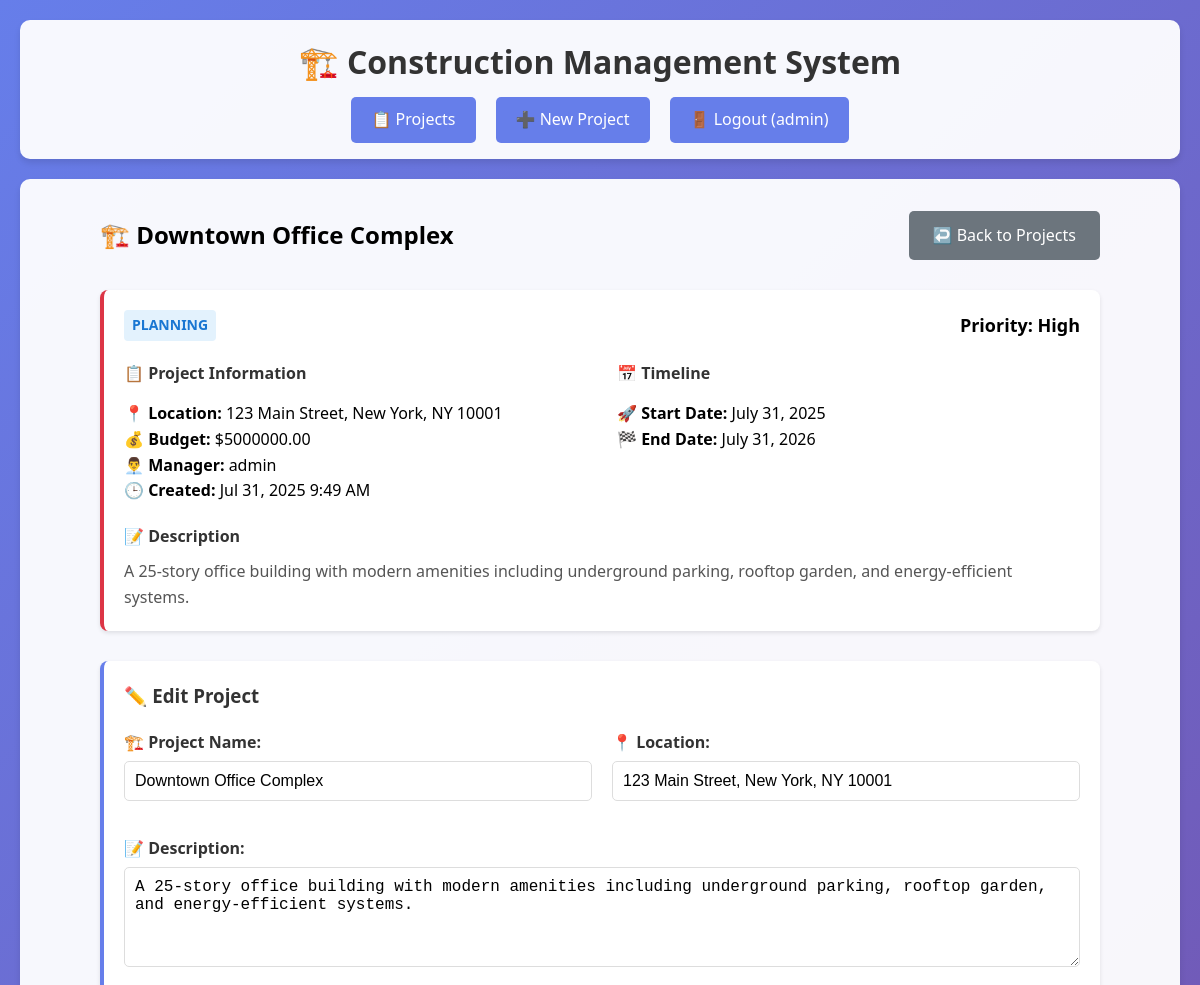
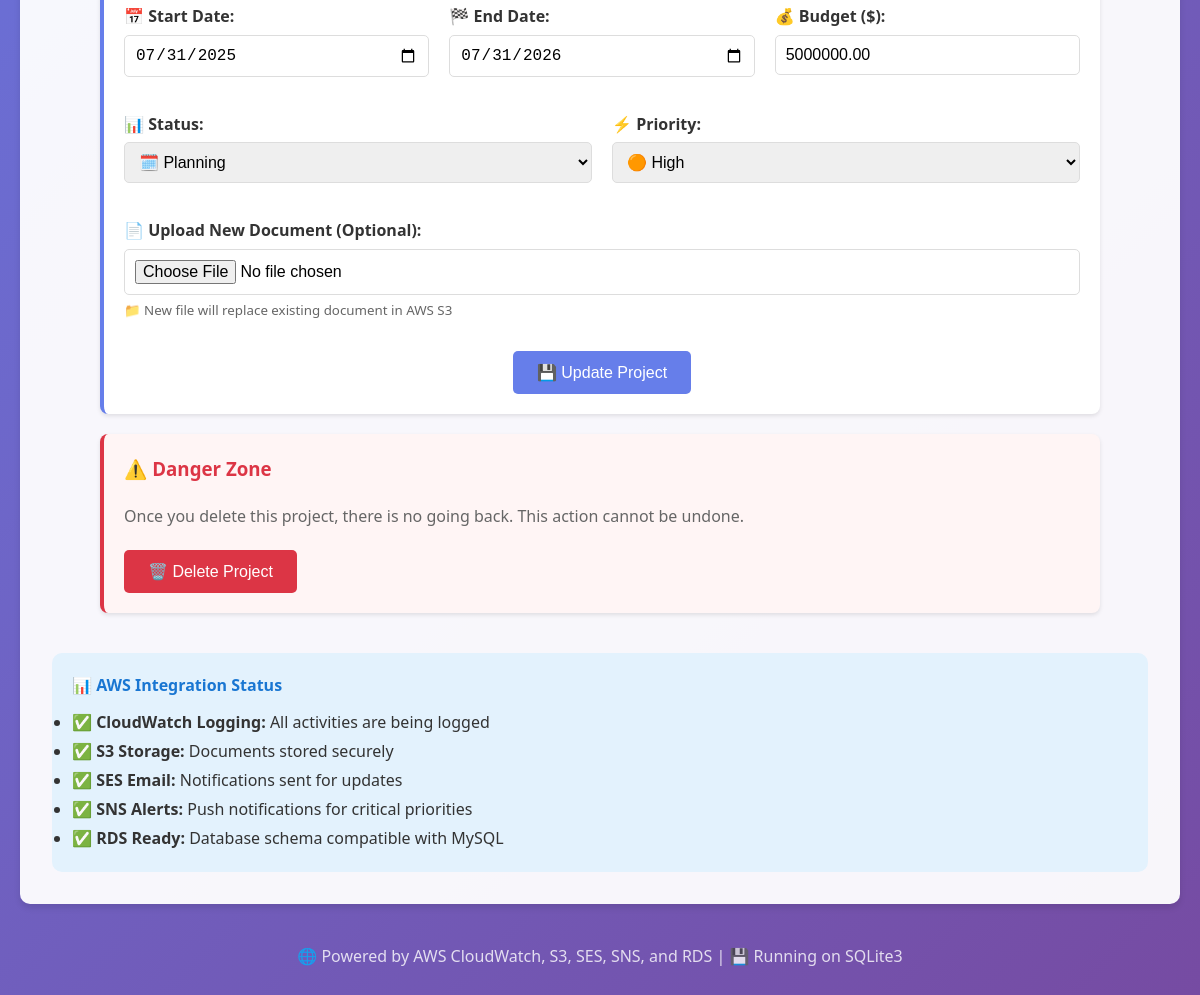
The page /project/1/ (signed in) on the database its author committed (2 pictures, top to bottom).
### construction/models.py (models this page shows, shortened)
class Project(models.Model):
    PRIORITY_CHOICES = [
        ('Low', 'Low'),
        ('Medium', 'Medium'),
        ('High', 'High'),
        ('Critical', 'Critical'),
    ]
    STATUS_CHOICES = [
        ('Planning', 'Planning'),
        ('In Progress', 'In Progress'),
        ('Completed', 'Completed'),
        ('On Hold', 'On Hold'),
    ]
    name = models.CharField(max_length=200)
    description = models.TextField()
    location = models.CharField(max_length=200)
    start_date = models.DateField()
    end_date = models.DateField()
    budget = models.DecimalField(max_digits=12, decimal_places=2)
    status = models.CharField(max_length=20, choices=STATUS_CHOICES, default='Planning')
    priority = models.CharField(max_length=20, choices=PRIORITY_CHOICES, default='Medium')
    manager = models.ForeignKey(User, on_delete=models.CASCADE)
    document = models.FileField(upload_to='project_documents/', blank=True, null=True)
    created_at = models.DateTimeField(auto_now_add=True)
    updated_at = models.DateTimeField(auto_now=True)
    class Meta:
        ordering = ['-created_at']

### construction/views.py (the view, shortened to what this page needs)
# urls.py: path('project/<int:project_id>/', views.project_detail, name='project_detail'),
@login_required
def project_detail(request, project_id):
    project = get_object_or_404(Project, id=project_id)
    cloudwatch_logger.log_project_activity(
        'VIEW', project.name, request.user.username,
        {'project_id': project.id, 'status': project.status}
    )
    document_url = None
    if project.document:
        document_url = s3_manager.get_file_url(project.document)
    context = {
        'project': project,
        'document_url': document_url
    }
    return render(request, 'construction/project_detail.html', context)

### construction/aws_utils.py (called while the page is built)
    def ensure_log_group_exists(self) -> bool:
        try:
            self.client.describe_log_groups(logGroupNamePrefix=self.log_group_name)
            return True
        except Exception:
            try:
                self.client.create_log_group(logGroupName=self.log_group_name)
                return True
            except Exception as e:
                print(f"Error creating log group: {e}")
                return False

    def ensure_log_stream_exists(self) -> bool:
        try:
            self.client.describe_log_streams(
                logGroupName=self.log_group_name,
                logStreamNamePrefix=self.log_stream_name
            )
            return True
        except Exception:
            try:
                self.client.create_log_stream(
                    logGroupName=self.log_group_name,
                    logStreamName=self.log_stream_name
                )
                return True
            except Exception as e:
                print(f"Error creating log stream: {e}")
                return False

### construction/templates/construction/project_detail.html (shortened to what this page needs)
{% extends 'construction/base.html' %}
{% block content %}
<div style="max-width: 1000px; margin: 0 auto;">
    <div style="display: flex; justify-content: space-between; align-items: center; margin-bottom: 30px;">
        <h2>🏗️ {{ project.name }}</h2>
        <a href="{% url 'project_list' %}" class="btn" style="background: #6c757d;">↩️ Back to Projects</a>
    </div>
    <div class="card priority-{{ project.priority|lower }}" style="margin-bottom: 30px;">
        <div style="display: flex; justify-content: space-between; align-items: center; margin-bottom: 20px;">
            <span class="status-badge status-{{ project.status|lower|cut:' ' }}" style="font-size: 14px;">
                {{ project.status }}
            </span>
            <span style="font-size: 18px; font-weight: bold;">
                Priority: {{ project.priority }}
            </span>
        </div>
        <div style="display: grid; grid-template-columns: 1fr 1fr; gap: 30px; margin-bottom: 20px;">
            <div>
                <h4 style="color: #333; margin-bottom: 15px;">📋 Project Information</h4>
                <p><strong>📍 Location:</strong> {{ project.location }}</p>
                <p><strong>💰 Budget:</strong> ${{ project.budget|floatformat:2 }}</p>
                <p><strong>👨‍💼 Manager:</strong> {{ project.manager.username }}</p>
                <p><strong>🕒 Created:</strong> {{ project.created_at|date:"M d, Y g:i A" }}</p>
            </div>
            <div>
                <h4 style="color: #333; margin-bottom: 15px;">📅 Timeline</h4>
                <p><strong>🚀 Start Date:</strong> {{ project.start_date }}</p>
                <p><strong>🏁 End Date:</strong> {{ project.end_date }}</p>
            </div>
        </div>
        <div>
            <h4 style="color: #333; margin-bottom: 10px;">📝 Description</h4>
            <p style="line-height: 1.6; color: #555;">{{ project.description }}</p>
        </div>
    </div>
    <div class="card">
        <h3 style="margin-bottom: 20px;">✏️ Edit Project</h3>
        <form method="post" enctype="multipart/form-data">
            <div style="display: grid; grid-template-columns: 1fr 1fr; gap: 20px; margin-bottom: 20px;">
                <div class="form-group">
                    <label for="name">🏗️ Project Name:</label>
                    <input type="text" id="name" name="name" value="{{ project.name }}" required>
                </div>
                <div class="form-group">
                    <label for="location">📍 Location:</label>
                    <input type="text" id="location" name="location" value="{{ project.location }}" required>
                </div>
            </div>
            <div class="form-group">
                <label for="description">📝 Description:</label>
                <textarea id="description" name="description" required>{{ project.description }}</textarea>
            </div>
            <div style="display: grid; grid-template-columns: 1fr 1fr 1fr; gap: 20px; margin-bottom: 20px;">
                <div class="form-group">
                    <label for="start_date">📅 Start Date:</label>
                    <input type="date" id="start_date" name="start_date" value="{{ project.start_date|date:'Y-m-d' }}" required>
                </div>
                <div class="form-group">
                    <label for="end_date">🏁 End Date:</label>
                    <input type="date" id="end_date" name="end_date" value="{{ project.end_date|date:'Y-m-d' }}" required>
                </div>
                <div class="form-group">
                    <label for="budget">💰 Budget ($):</label>
                    <input type="number" id="budget" name="budget" step="0.01" min="0" value="{{ project.budget }}" required>
                </div>
            </div>
            <div style="display: grid; grid-template-columns: 1fr 1fr; gap: 20px; margin-bottom: 20px;">
                <div class="form-group">
                    <label for="status">📊 Status:</label>
                    <select id="status" name="status" required>
                        <option value="Planning" {% if project.status == "Planning" %}selected{% endif %}>🗓️ Planning</option>
                    </select>
                </div>
                <div class="form-group">
                    <label for="priority">⚡ Priority:</label>
                    <select id="priority" name="priority" required>
                        <option value="High" {% if project.priority == "High" %}selected{% endif %}>🟠 High</option>
                    </select>
                </div>
            </div>
            <div class="form-group">
                <label for="document">📄 Upload New Document (Optional):</label>
                <input type="file" id="document" name="document" accept=".pdf,.doc,.docx,.txt,.jpg,.jpeg,.png">
                <small style="color: #666; display: block; margin-top: 5px;">
                    📁 New file will replace existing document in AWS S3
                </small>
            </div>
            <div style="display: flex; gap: 15px; justify-content: center; margin-top: 30px;">
                <button type="submit" class="btn">💾 Update Project</button>
            </div>
        </form>
    </div>
    <div class="card" style="border-left-color: #dc3545; background: #fff5f5;">
        <h3 style="color: #dc3545; margin-bottom: 20px;">⚠️ Danger Zone</h3>
        <p style="margin-bottom: 20px; color: #666;">
            Once you delete this project, there is no going back. This action cannot be undone.
        </p>
        <form method="post" onsubmit="return confirm('Are you sure you want to delete this project? This action cannot be undone!')">
            <button type="submit" class="btn btn-danger">🗑️ Delete Project</button>
        </form>
    </div>
</div>
<div style="margin-top: 40px; padding: 20px; background: #e3f2fd; border-radius: 10px;">
    <h4 style="color: #1976d2; margin-bottom: 10px;">📊 AWS Integration Status</h4>
    <ul style="color: #333; line-height: 1.8;">
        <li>✅ <strong>CloudWatch Logging:</strong> All activities are being logged</li>
        <li>✅ <strong>S3 Storage:</strong> Documents stored securely</li>
        <li>✅ <strong>SES Email:</strong> Notifications sent for updates</li>
        <li>✅ <strong>SNS Alerts:</strong> Push notifications for critical priorities</li>
        <li>✅ <strong>RDS Ready:</strong> Database schema compatible with MySQL</li>
    </ul>
</div>
{% endblock %}

### construction/templates/construction/base.html (shortened to what this page needs)
<!DOCTYPE html>
<html lang="en">
<head>
</head>
<body>
    <div class="container">
        <header class="header">
            <h1>🏗️ Construction Management System</h1>
            <nav class="nav">
                {% if user.is_authenticated %}
                    <a href="{% url 'project_list' %}">📋 Projects</a>
                    <a href="{% url 'project_create' %}">➕ New Project</a>
                    <a href="{% url 'user_logout' %}">🚪 Logout ({{ user.username }})</a>
                {% else %}
                    <a href="{% url 'user_login' %}">🔐 Login</a>
                {% endif %}
            </nav>
        </header>
        <main class="content">
            {% block content %}
            {% endblock %}
        </main>
        <footer class="footer">
            <p>🌐 Powered by AWS CloudWatch, S3, SES, SNS, and RDS | 💾 Running on SQLite3</p>
        </footer>
    </div>
</body>
</html>

### construction/templates/construction/base.html (style rules this page uses)
* { margin: 0; padding: 0; box-sizing: border-box; }
body { font-family: 'Segoe UI', Tahoma, Geneva, Verdana, sans-serif; line-height: 1.6; background: linear-gradient(135deg, #667eea 0%, #764ba2 100%); min-height: 100vh; }
.container { max-width: 1200px; margin: 0 auto; padding: 20px; }
.header { background: rgba(255, 255, 255, 0.95); padding: 1rem; border-radius: 10px; margin-bottom: 20px; box-shadow: 0 4px 6px rgba(0, 0, 0, 0.1); }
.header h1 { color: #333; text-align: center; margin-bottom: 10px; }
.nav { display: flex; justify-content: center; gap: 20px; flex-wrap: wrap; }
.nav a { background: #667eea; color: white; padding: 10px 20px; text-decoration: none; border-radius: 5px; transition: background 0.3s; }
.content { background: rgba(255, 255, 255, 0.95); padding: 2rem; border-radius: 10px; box-shadow: 0 4px 6px rgba(0, 0, 0, 0.1); margin-bottom: 20px; }
.form-group { margin-bottom: 15px; }
.form-group label { display: block; margin-bottom: 5px; font-weight: bold; color: #333; }
.form-group input, .form-group select, .form-group textarea { width: 100%; padding: 10px; border: 1px solid #ddd; border-radius: 5px; font-size: 16px; }
.form-group textarea { resize: vertical; min-height: 100px; }
.btn { background: #667eea; color: white; padding: 12px 24px; border: none; border-radius: 5px; cursor: pointer; font-size: 16px; text-decoration: none; display: inline-block; transition: background 0.3s; }
.btn-danger { background: #dc3545; }
.card { background: white; border-radius: 8px; padding: 20px; margin-bottom: 20px; box-shadow: 0 2px 4px rgba(0, 0, 0, 0.1); border-left: 4px solid #667eea; }
.card h3 { color: #333; margin-bottom: 10px; }
.priority-high { border-left-color: #dc3545; }
.status-badge { padding: 4px 8px; border-radius: 4px; font-size: 12px; font-weight: bold; text-transform: uppercase; }
.status-planning { background: #e3f2fd; color: #1976d2; }
.footer { text-align: center; padding: 20px; color: rgba(255, 255, 255, 0.8); }

### rows shown on the page
Project: name "Downtown Office Complex", status "PLANNING", priority "High", location "123 Main Street, New York, NY 10001", budget "5000000.00", manager.username "admin", created_at "Jul 31, 2025 9:49 AM", start_date "July 31, 2025", end_date "July 31, 2026", description "A 25-story office building with modern amenities including underground parking, rooftop garden, and energy-efficient systems.", start_date "07/31/2025", end_date "07/31/2026", status "🗓️ Planning", priority "🟠 High"

### other values the page prints
{{ user.username }} "admin"
